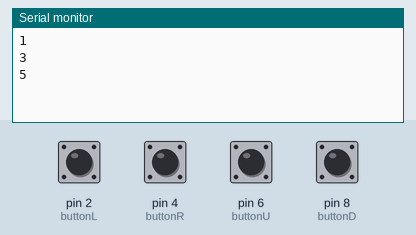
Simulated run of this sketch. Board: Arduino Uno, built with avr-gcc and run on an emulated ATmega328P. Shown: the last lines printed to the serial monitor. Inputs (shaded band) come from the test bench; at power-on: pin 2 (buttonL), pin 4 (buttonR), pin 6 (buttonU) HIGH, pin 8 (buttonD) LOW.

Above: at 1.2 s.
1.3 s: pin 2 (buttonL) pulled LOW for 0.15 s
At 2.2 s:
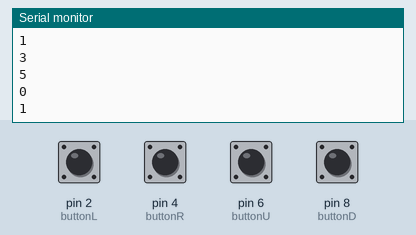
2.9 s: pin 4 (buttonR) pulled LOW for 0.15 s
At 3.5 s:
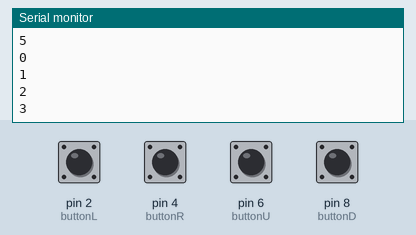
4.5 s: pin 6 (buttonU) pulled LOW for 0.15 s
At 5.8 s:
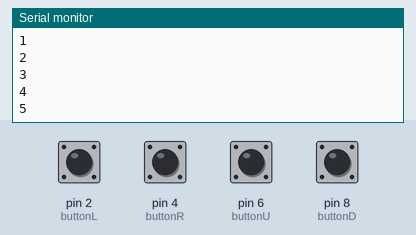
6.1 s: pin 8 (buttonD) pulled HIGH for 0.15 s
At 7.1 s:
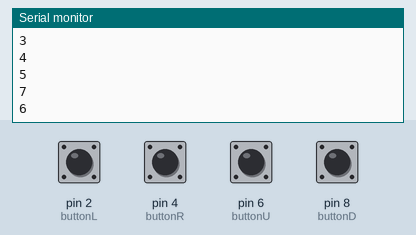
Timing chart, 0 to 8.7 s (numbered marks = the images above; inputs shaded):
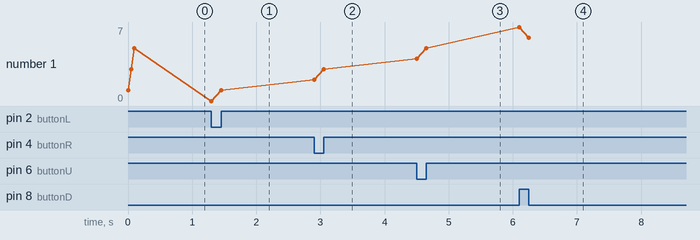

Measured:
- after the input at 1.3 s, the serial monitor: prints a new line at once (image 1)
- after the input at 2.9 s, the serial monitor: prints a new line at once (image 2)
- after the input at 4.5 s, the serial monitor: prints a new line at once (image 3)
- after the input at 6.1 s, the serial monitor: prints a new line at once (image 4)
- plotted number 1: 3 → 5 after the input at 4.5 s, 5 → 6 after the input at 6.1 s

The sketch:

basicSerialButtonWrite4BUTTON.ino
```cpp
// ********* 4 BUTTON ***********************
// New version for using with Node, Socket.io


// ********** this version copied into git repo *************************


// pin numbers
int buttonL = 2;
int buttonR = 4;
int buttonU = 6;
int buttonD = 8;

int buttonStateL, buttonStateR, buttonStateU, buttonStateD = 0;
int prevButtonStateL, prevButtonStateR, prevButtonStateU, prevButtonStateD = 0;


void setup() {
  pinMode(buttonL, INPUT);
  pinMode(buttonR, INPUT);
  pinMode(buttonU, INPUT);
  pinMode(buttonD, INPUT);
  Serial.begin(57600); // cf higher baud rate than 9600
}


void loop() {

  // ******** left ************
  // read state
  buttonStateL = digitalRead(buttonL);

  if (buttonStateL != prevButtonStateL) {
    if (buttonStateL == HIGH) {
      Serial.println(1);
    }
    else {
      Serial.println(0);
    }
    delay(50); // small delay to avoid bouncing
  }
  prevButtonStateL = buttonStateL;


  // ******** right ***********
  // read state
  buttonStateR = digitalRead(buttonR);

  if (buttonStateR != prevButtonStateR) {
    if (buttonStateR == HIGH) {
      Serial.println(3);
    }
    else {
      Serial.println(2);
    }
    delay(50); // small delay to avoid bouncing
  }
  prevButtonStateR = buttonStateR;


  // ******** up  *************
  // read state
  buttonStateU = digitalRead(buttonU);

  if (buttonStateU != prevButtonStateU) {
    if (buttonStateU == HIGH) {
      Serial.println(5);
    }
    else {
      Serial.println(4);
    }
    delay(50); // small delay to avoid bouncing
  }
  prevButtonStateU = buttonStateU;


  // ******** down  *************
  // read state
  buttonStateD = digitalRead(buttonD);

  if (buttonStateD != prevButtonStateD) {
    if (buttonStateD == HIGH) {
      Serial.println(7);
    }
    else {
      Serial.println(6);
    }
    delay(50); // small delay to avoid bouncing
  }
  prevButtonStateD = buttonStateD;

}
```
